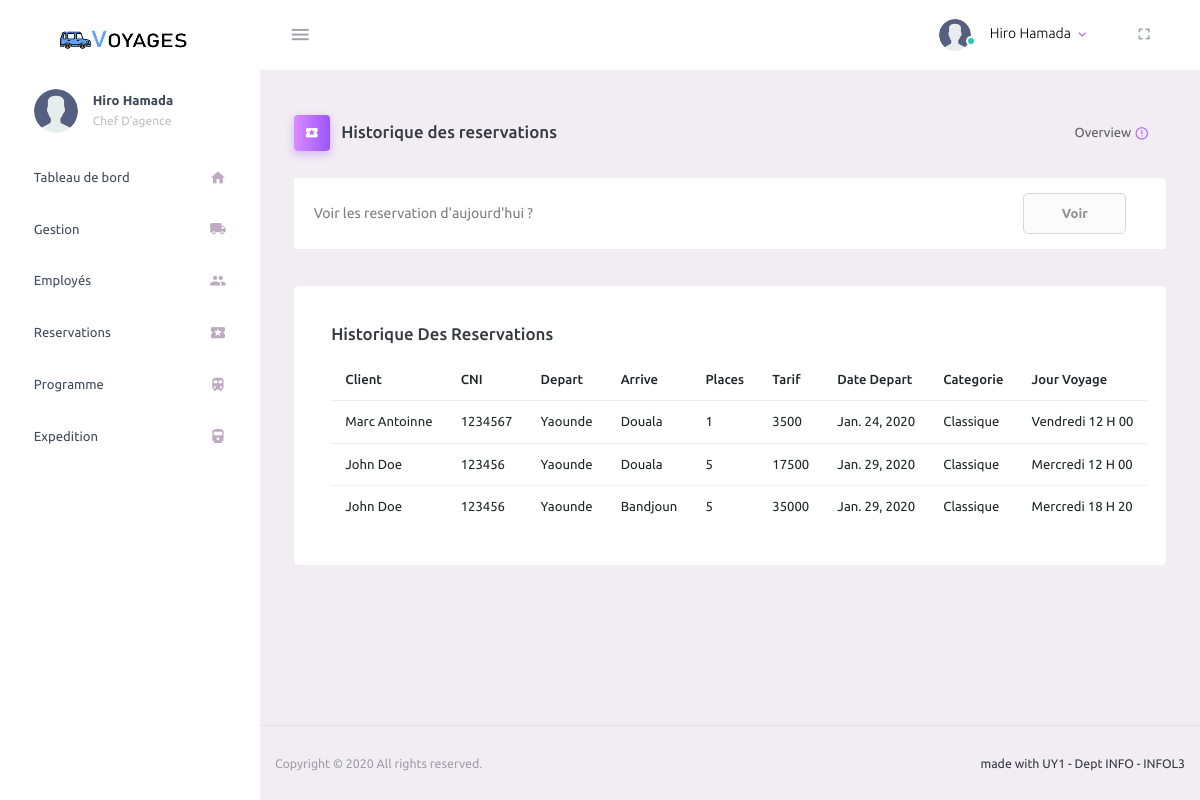
Page /reservations/historique (signed in) on the committed database.
### taxi/models.py (models this page shows, shortened)
class Utilisateur(AbstractUser):
    username = None
    email = None
    code = models.CharField(max_length=64)
    telephone = models.CharField(max_length=64, unique=True)
    cni = models.CharField(max_length=64, unique=True)
    is_admin = models.BooleanField(default=False)
    objects = UserManager()
    REQUIRED_FIELDS = ['first_name', 'last_name', 'cni']
    USERNAME_FIELD = 'telephone'
    EMAIL_FIELD = 'telephone'
    def __str__(self):
        return self.get_full_name()

class Reservation(models.Model):
    programme = models.ForeignKey(Programme, on_delete=models.CASCADE, null=False, blank=False)
    places = models.IntegerField(default=1, validators=[
        MaxValueValidator(5),
        MinValueValidator(1)
    ])
    client = models.ForeignKey(Client, null=False, on_delete=models.CASCADE)
    guichetier = models.ForeignKey(Employe, null=True, on_delete=models.SET_NULL, default=None)
    created_at = models.DateTimeField('Created at', default=timezone.now())
    jour_depart = models.CharField(max_length=64, choices=JOURS_CHOICES, default=timezone.now().weekday())
    date_depart = models.DateField('Created at', default=timezone.now().date())
    statut = models.CharField(max_length=64, choices=RESERVATION_STATUS, null=False, default='ATTENTE')
    def montant(self):
        return self.places * self.programme.tarif

class Client(models.Model):
    user = models.OneToOneField(
        Utilisateur,
        on_delete=models.CASCADE,
    )

class Programme(models.Model):
    depart = models.CharField(max_length=64, choices=CHOICES_VILLE, null=False, )
    arrive = models.CharField(max_length=64, choices=CHOICES_VILLE, null=False, )
    type = models.CharField(max_length=64, choices=TYPE_CHOICES, null=False, default='CL')
    heure_depart = models.TimeField(max_length=64, default=datetime.time(15), )
    voiture = models.ForeignKey(Voiture, on_delete=models.SET_NULL, blank=True, null=True)
    tarif = models.IntegerField()
    def get_heure_depart_display(self):
        return f"{self.heure_depart.hour} H {self.heure_depart.minute if self.heure_depart.minute > 9 else '0'+str(self.heure_depart.minute)}" if self.heure_depart else "Pas d'horaire"

### taxi/views.py (the view)
# urls.py: path('reservations/historique', views.reservations_historique, name='reservations.historique'),
def reservations_historique(request):
    reser = Reservation.objects.all()
    user: Utilisateur = request.user
    if not user.is_superuser:
        return reservations_client(request)
    return render(request, 'taxi/admin/reservations-complet.html', {'reservations': reser})

### taxi/templates/taxi/admin/reservations-complet.html (shortened to what this page needs)
{% extends 'taxi/admin/base.html' %}
{% block content %}
    {% load static %}
    <div class="content-wrapper">
        <div class="page-header">
            <h3 class="page-title">
                            <span class="page-title-icon bg-gradient-primary text-white mr-2">
                                <i class="mdi mdi-ticket"></i>
                            </span> Historique des reservations </h3>
            <nav aria-label="breadcrumb">
                <ul class="breadcrumb">
                    <li class="breadcrumb-item active" aria-current="page">
                        Overview <i
                            class="mdi mdi-alert-circle-outline icon-sm text-primary align-middle"></i>
                    </li>
                </ul>
            </nav>
        </div>
        <div class="row" id="proBanner">
            <div class="col-12">
                            <span class="d-flex align-items-center purchase-popup">
                                <p>Voir les reservation d'aujourd'hui ?</p>
                                <a href="{% url 'reservations.jour' %}"
                                   class="btn ml-auto download-button">Voir</a>
                            </span>
            </div>
            <div class="col-lg-12 grid-margin stretch-card">
                <div class="card">
                    <div class="card-body">
                        <h4 class="card-title"> Historique des reservations</h4>
                        <table class="table ">
                            <thead>
                            <tr>
                                <th> Client</th>
                                <th> CNI</th>
                                <th> Depart</th>
                                <th> Arrive</th>
                                <th> Places</th>
                                <th> Tarif</th>
                                <th> Date Depart</th>
                                <th> Categorie</th>
                                <th> Jour Voyage</th>
                            </tr>
                            </thead>
                            <tbody>
                            {% for reservation in reservations %}
                                <tr>
                                    <td class="py-1">
                                        {{ reservation.client.user }}
                                    </td>
                                    <td> {{ reservation.client.user.cni }} </td>
                                    <td> {{ reservation.programme.get_depart_display }} </td>
                                    <td> {{ reservation.programme.get_arrive_display }} </td>
                                    <td> {{ reservation.places }} </td>
                                    <td> {{ reservation.montant }} </td>
                                    <td> {{ reservation.date_depart }} </td>
                                    <td> {{ reservation.programme.get_type_display }} </td>
                                    <td> {{ reservation.get_jour_depart_display }} {{ reservation.programme.get_heure_depart_display }} </td>
                                </tr>
                            {% endfor %}
                            </tbody>
                        </table>
                    </div>
                </div>
            </div>
        </div>
    </div>
{% endblock %}

### taxi/templates/taxi/admin/base.html (shortened to what this page needs)
<!DOCTYPE html>
<html lang="en">
{% load static %}
<head>
    <link rel="stylesheet" href="{% static "assets/vendors/mdi/css/materialdesignicons.min.css" %}">
    <link rel="stylesheet" href="{% static "assets/vendors/css/vendor.bundle.base.css" %}">
    <link rel="stylesheet" href="{% static "styles/W3.css" %}">
    <link rel="stylesheet" href="{% static "styles/style.css" %}">
    <link rel="stylesheet" href="{% static "assets/css/style.css" %}">
</head>
<body>
<div class="container-scroller">
    <nav class="navbar default-layout-navbar col-lg-12 col-12 p-0 fixed-top d-flex flex-row">
        <div class="text-center navbar-brand-wrapper d-flex align-items-center justify-content-center">
            <a class="navbar-brand brand-logo" href="index.html"><img src="{% static "assets/images/logo.png" %}"
                                                                      alt="logo"/></a>
        </div>
        <div class="navbar-menu-wrapper d-flex align-items-stretch">
            <button class="navbar-toggler navbar-toggler align-self-center" type="button" data-toggle="minimize">
                <span class="mdi mdi-menu"></span>
            </button>
            <ul class="navbar-nav navbar-nav-right">
                <li class="nav-item nav-profile dropdown">
                    <a class="nav-link dropdown-toggle" id="profileDropdown" href="#" data-toggle="dropdown"
                       aria-expanded="false">
                        <div class="nav-profile-img">
                            <img src="{% static "assets/images/faces/user2.svg" %}" alt="image">
                            <span class="availability-status online"></span>
                        </div>
                        <div class="nav-profile-text">
                            <p class="mb-1 text-black">{{ user.get_full_name }}</p>
                        </div>
                    </a>
                </li>
                <li class="nav-item d-none d-lg-block full-screen-link">
                    <a class="nav-link">
                        <i class="mdi mdi-fullscreen" id="fullscreen-button"></i>
                    </a>
                </li>
            </ul>
        </div>
    </nav>
    <div class="container-fluid page-body-wrapper">
        <nav class="sidebar sidebar-offcanvas" id="sidebar">
            <ul class="nav">
                <li class="nav-item nav-profile">
                    <a href="#" class="nav-link">
                        <div class="nav-profile-image">
                            <img src="{% static "assets/images/faces/user2.svg" %}" alt="profile">
                        </div>
                        <div class="nav-profile-text d-flex flex-column">
                            <span class="font-weight-bold mb-2">{{ user.get_full_name }}</span>
                            {% if user.is_superuser %}
                                <span class="text-secondary text-small">Chef D'agence</span>
                            {% elif user.est_employe %}
                                <span class="text-secondary text-small">{{ user.employe.get_poste_display }}</span>
                                {% else %}
                                <span class="text-secondary text-small">Client</span>
                            {% endif %}
                        </div>
                    </a>
                </li>
            {% if user.is_superuser %}
                <li class="nav-item">
                    <a class="nav-link" href="{% url 'home' %}">
                        <span class="menu-title">Tableau de bord</span>
                        <i class="mdi mdi-home menu-icon"></i>
                    </a>
                </li>
                <li class="nav-item">
                    <a class="nav-link" href="{% url 'gestion' %}">
                        <span class="menu-title">Gestion</span>
                        <i class="mdi mdi-truck menu-icon"></i>
                    </a>
                </li>
                <li class="nav-item">
                    <a class="nav-link" href="{% url 'employer' %}">
                        <span class="menu-title">Employés</span>
                        <i class="mdi mdi-account-multiple menu-icon"></i>
                    </a>
                </li>
            {% endif %}
            <li class="nav-item">
                    <a class="nav-link" href="{% url 'reservations' %}">
                        <span class="menu-title">Reservations</span>
                        <i class="mdi mdi-ticket menu-icon"></i>
                    </a>
                </li>
             <li class="nav-item">
                    <a class="nav-link" href="{% url 'programme' %}">
                        <span class="menu-title">Programme</span>
                        <i class="mdi mdi-train menu-icon"></i>
                    </a>
                </li>
            {% if user.is_staff %}
                <li class="nav-item">
                    <a class="nav-link" href="{% url 'expeditions' %}">
                        <span class="menu-title">Expedition</span>
                        <i class="mdi mdi-train-variant menu-icon"></i>
                    </a>
                </li>
            {% endif %}
            </ul>
        </nav>
        <div class="main-panel">
            {% block content %} {% endblock %}
            <footer class="footer">
                <div class="d-sm-flex justify-content-center justify-content-sm-between">
                    <span class="text-muted text-center text-sm-left d-block d-sm-inline-block">Copyright © 2020 All rights reserved.</span>
                    <span class="float-none float-sm-right d-block mt-1 mt-sm-0 text-center">made with UY1 - Dept INFO - INFOL3</span>
                </div>
            </footer>
        </div>
    </div>
</div>
</body>
</html>

### taxi/static/styles/W3.css (style rules this page uses)
* { -webkit-box-sizing:border-box;-moz-box-sizing:border-box;box-sizing:border-box }
html { -ms-text-size-adjust:100%;-webkit-text-size-adjust:100% }
body { margin:0 }
article,aside,details,figcaption,figure,footer,header,hgroup,main,menu,nav,section,summary { display:block }
a { -webkit-tap-highlight-color:transparent;background-color:transparent }
img { border:0 }
button,input,optgroup,select,textarea { color:inherit;font:inherit;margin:0 }
button { overflow:visible }
button,select { text-transform:none }
button,html input[type=button],input[type=reset],input[type=submit] { -webkit-appearance:button;cursor:pointer }
html,body { font-family:Verdana,sans-serif;font-size:15px;line-height:1.5 }
h1,h2,h3,h4,h5,h6,.w3-slim,.w3-wide { font-family:"Segoe UI",Arial,sans-serif }
h3 { font-size:24px }
h4 { font-size:20px }
h1,h2,h3,h4,h5,h6 { font-weight:400;margin:10px 0 }
img { margin-bottom:-5px }
a { color:inherit }
table { border-collapse:collapse;border-spacing:0;width:100%;display:table }
table,th,td { border:none }

### rows in the picture
Utilisateur: get_full_name "Hiro Hamada"
Reservation: client.user "Marc Antoinne", client.user.cni "1234567", programme.depart "Yaounde", programme.arrive "Douala", places "1", montant "3500", date_depart "Jan. 24, 2020", programme.type "Classique", jour_depart "Vendredi", programme.heure_depart "12 H 00"
Reservation: client.user "John Doe", client.user.cni "123456", programme.depart "Yaounde", programme.arrive "Douala", places "5", montant "17500", date_depart "Jan. 29, 2020", programme.type "Classique", jour_depart "Mercredi", programme.heure_depart "12 H 00"
Reservation: client.user "John Doe", client.user.cni "123456", programme.depart "Yaounde", programme.arrive "Bandjoun", places "5", montant "35000", date_depart "Jan. 29, 2020", programme.type "Classique", jour_depart "Mercredi", programme.heure_depart "18 H 20"
